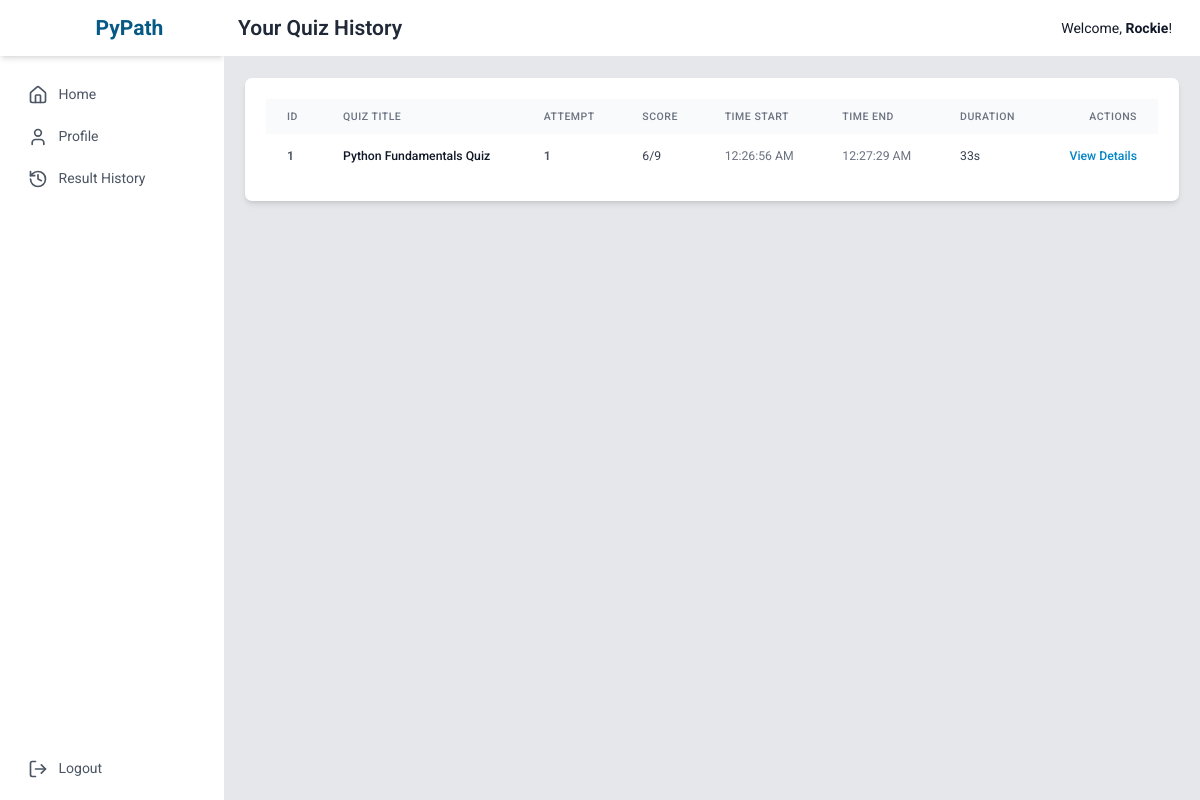
/history (signed in), run on an earlier commit of the app's database.
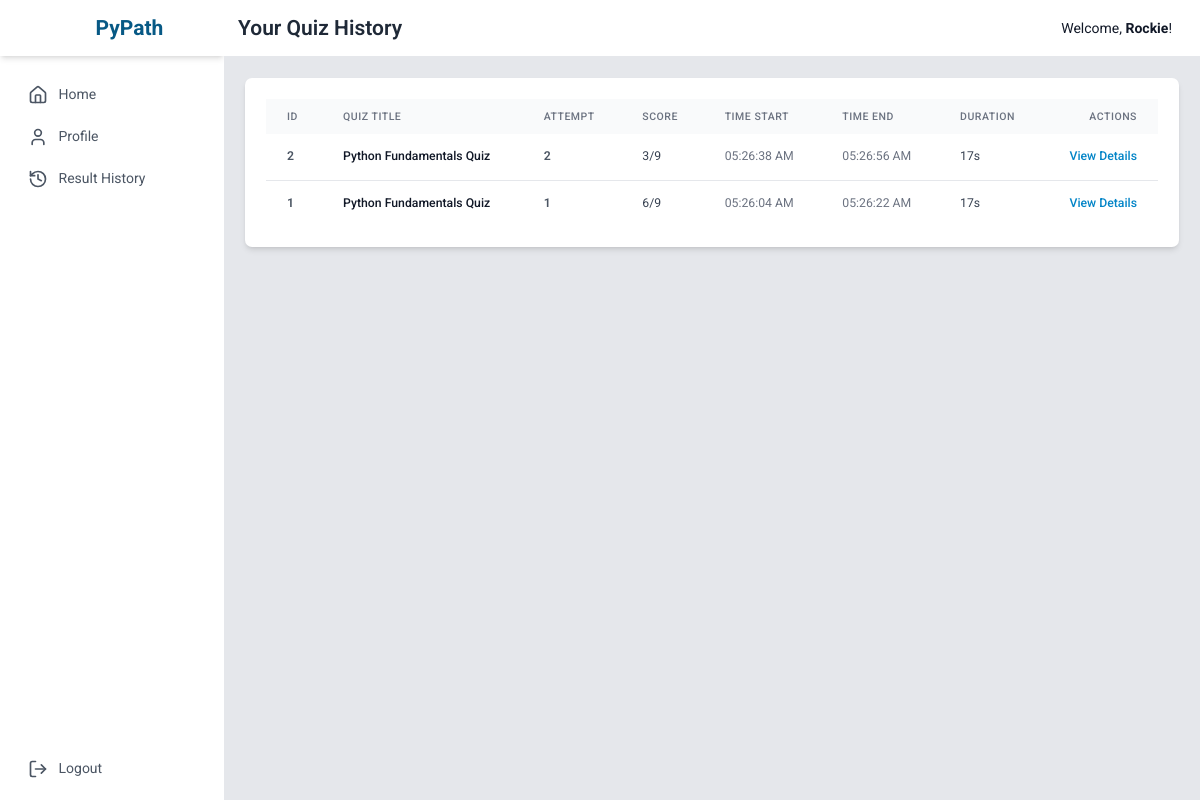
And on a later commit of the database.
### tables this page shows
CREATE TABLE results (
    id INTEGER PRIMARY KEY AUTOINCREMENT,
    user_id INTEGER NOT NULL,
    set_id INTEGER NOT NULL,
    score INTEGER NOT NULL,
    total_questions INTEGER NOT NULL,
    time_start DATETIME NOT NULL,
    timestamp DATETIME DEFAULT CURRENT_TIMESTAMP, -- This will serve as time_end
    FOREIGN KEY (user_id) REFERENCES users (id),
    FOREIGN KEY (set_id) REFERENCES question_sets (id)
);

CREATE TABLE question_sets (
    id INTEGER PRIMARY KEY AUTOINCREMENT,
    title TEXT NOT NULL,
    description TEXT
);

### app.py (the view)
@app.route('/history')
def student_result_history():
    if not get_user_id() or is_admin():
        return redirect(url_for('login'))
    conn = get_db_connection()
    history_raw = conn.execute('''
        SELECT qs.title, r.score, r.total_questions, r.time_start, r.timestamp as time_end, r.id as result_id,
               ROW_NUMBER() OVER(PARTITION BY r.set_id ORDER BY r.timestamp) as attempt_number
        FROM results r JOIN question_sets qs ON r.set_id = qs.id
        WHERE r.user_id = ? ORDER BY r.timestamp DESC
    ''', (get_user_id(),)).fetchall()
    history = []
    for row in history_raw:
        row_dict = dict(row)
        start_time = datetime.fromisoformat(row['time_start']) if isinstance(row['time_start'], str) else row['time_start']
        end_time = datetime.fromisoformat(row['time_end']) if isinstance(row['time_end'], str) else row['time_end']
        row_dict['duration'] = format_duration(start_time, end_time)
        row_dict['time_start_formatted'] = start_time.strftime('%I:%M:%S %p') if start_time else "N/A"
        row_dict['time_end_formatted'] = end_time.strftime('%I:%M:%S %p') if end_time else "N/A"
        history.append(row_dict)
    conn.close()
    return render_template('student/history.html', history=history)

### app.py (called while the page is built)
def get_db_connection():
    conn = sqlite3.connect('pypath.db', check_same_thread=False, detect_types=sqlite3.PARSE_DECLTYPES | sqlite3.PARSE_COLNAMES)
    conn.row_factory = sqlite3.Row
    return conn

def get_user_id():
    return session.get('user_id')

def is_admin():
    return session.get('is_admin', False)

def format_duration(start_time, end_time):
    if not isinstance(start_time, datetime) or not isinstance(end_time, datetime):
        return "N/A"
    duration = end_time - start_time
    total_seconds = int(duration.total_seconds())
    hours, remainder = divmod(total_seconds, 3600)
    minutes, seconds = divmod(remainder, 60)
    if hours > 0: return f"{hours}h {minutes}m {seconds}s"
    if minutes > 0: return f"{minutes}m {seconds}s"
    return f"{seconds}s"

### templates/student/history.html (shortened to what this page needs)
{% extends "layout.html" %}
{% block header %}Your Quiz History{% endblock %}
{% block content %}
<div class="bg-white p-6 rounded-lg shadow-md">
    <div class="overflow-x-auto">
        <table class="min-w-full bg-white">
            <thead class="bg-gray-50">
                <tr>
                    <th class="px-6 py-3 text-left text-xs font-medium text-gray-500 uppercase tracking-wider">ID</th>
                    <th class="px-6 py-3 text-left text-xs font-medium text-gray-500 uppercase tracking-wider">Quiz Title</th>
                    <th class="px-6 py-3 text-left text-xs font-medium text-gray-500 uppercase tracking-wider">Attempt</th>
                    <th class="px-6 py-3 text-left text-xs font-medium text-gray-500 uppercase tracking-wider">Score</th>
                    <th class="px-6 py-3 text-left text-xs font-medium text-gray-500 uppercase tracking-wider">Time Start</th>
                    <th class="px-6 py-3 text-left text-xs font-medium text-gray-500 uppercase tracking-wider">Time End</th>
                    <th class="px-6 py-3 text-left text-xs font-medium text-gray-500 uppercase tracking-wider">Duration</th>
                    <th class="px-6 py-3 text-right text-xs font-medium text-gray-500 uppercase tracking-wider">Actions</th>
                </tr>
            </thead>
            <tbody class="divide-y divide-gray-200">
                {% for row in history %}
                <tr>
                    <td class="px-6 py-4 whitespace-nowrap text-sm font-semibold text-gray-600">{{ row.result_id }}</td>
                    <td class="px-6 py-4 whitespace-nowrap text-sm font-medium text-gray-900">{{ row.title }}</td>
                    <td class="px-6 py-4 whitespace-nowrap text-sm font-semibold text-gray-600">{{ row.attempt_number }}</td>
                    <td class="px-6 py-4 whitespace-nowrap text-sm text-gray-700">{{ row.score }}/{{ row.total_questions }}</td>
                    <td class="px-6 py-4 whitespace-nowrap text-sm text-gray-500">{{ row.time_start_formatted }}</td>
                    <td class="px-6 py-4 whitespace-nowrap text-sm text-gray-500">{{ row.time_end_formatted }}</td>
                    <td class="px-6 py-4 whitespace-nowrap text-sm text-gray-700">{{ row.duration }}</td>
                    <td class="px-6 py-4 whitespace-nowrap text-right text-sm font-medium">
                        <a href="{{ url_for('results', result_id=row.result_id) }}" class="text-sky-600 hover:text-sky-900">View Details</a>
                    </td>
                </tr>
                {% else %}
                <tr>
                    <td colspan="8" class="px-6 py-4 text-center text-gray-500">You have not completed any quizzes yet.</td>
                </tr>
                {% endfor %}
            </tbody>
        </table>
    </div>
</div>
{% endblock %}

### templates/layout.html (shortened to what this page needs)
<!DOCTYPE html>
<html lang="en">
<head>
    <script src="https://cdn.tailwindcss.com"></script>
</head>
<body class="bg-gray-50 text-gray-900">
    <div class="flex h-screen bg-gray-100">
        <div class="hidden md:flex flex-col w-64 bg-white shadow-lg">
            <div class="flex items-center justify-center h-16 bg-white shadow-md">
                <i data-lucide="codepen" class="h-8 w-8 text-sky-600"></i>
                <span class="text-2xl font-bold text-sky-800 ml-2">PyPath</span>
            </div>
            <div class="flex flex-col flex-grow p-4">
                <nav class="flex flex-col flex-grow">
                    {% if session.is_admin %}
                    <a href="{{ url_for('dashboard') }}" class="flex items-center px-4 py-2 mt-2 text-gray-600 rounded-lg hover:bg-gray-200">
                        <i data-lucide="layout-dashboard" class="icon"></i><span class="ml-3">Dashboard</span>
                    </a>
                    <a href="{{ url_for('admin_questions') }}" class="flex items-center px-4 py-2 mt-2 text-gray-600 rounded-lg hover:bg-gray-200">
                        <i data-lucide="banknote" class="icon"></i><span class="ml-3">Question Bank</span>
                    </a>
                    <a href="{{ url_for('student_history') }}" class="flex items-center px-4 py-2 mt-2 text-gray-600 rounded-lg hover:bg-gray-200">
                        <i data-lucide="history" class="icon"></i><span class="ml-3">Student History</span>
                    </a>
                    {% else %}
                    <a href="{{ url_for('dashboard') }}" class="flex items-center px-4 py-2 mt-2 text-gray-600 rounded-lg hover:bg-gray-200">
                        <i data-lucide="home" class="icon"></i><span class="ml-3">Home</span>
                    </a>
                     <a href="{{ url_for('profile') }}" class="flex items-center px-4 py-2 mt-2 text-gray-600 rounded-lg hover:bg-gray-200">
                        <i data-lucide="user" class="icon"></i><span class="ml-3">Profile</span>
                    </a>
                    <a href="{{ url_for('student_result_history') }}" class="flex items-center px-4 py-2 mt-2 text-gray-600 rounded-lg hover:bg-gray-200">
                        <i data-lucide="history" class="icon"></i><span class="ml-3">Result History</span>
                    </a>
                    {% endif %}
                    <a href="{{ url_for('logout') }}" class="flex items-center px-4 py-2 mt-auto text-gray-600 rounded-lg hover:bg-red-200 hover:text-red-700">
                        <i data-lucide="log-out" class="icon"></i><span class="ml-3">Logout</span>
                    </a>
                </nav>
            </div>
        </div>
        <div class="flex flex-col flex-1 overflow-hidden">
            <header class="flex justify-between items-center p-4 bg-white border-b">
                <h1 class="text-2xl font-semibold text-gray-800">{% block header %}{% endblock %}</h1>
                <div class="flex items-center">
                    <span class="mr-4">Welcome, <strong>{{ session.first_name or session.username }}</strong>!</span>
                </div>
            </header>
            <main class="flex-1 overflow-x-hidden overflow-y-auto bg-gray-200 p-6">
                {% block content %}{% endblock %}
            </main>
        </div>
    </div>
</body>
</html>

### templates/layout.html (style rules this page uses)
html { font-size: 14px; }
body { font-family: 'Roboto', sans-serif; }
.icon { width: 20px; height: 20px; stroke-width: 2; }

What changed in the data, as far as the page shows it:
added results: result_id "2", title "Python Fundamentals Quiz", attempt_number "2", score "3", total_questions "9", time_start_formatted "05:26:38 AM", time_end_formatted "05:26:56 AM", duration "17s"
changed results id 1: time_start_formatted "12:26:56 AM" → "05:26:04 AM"; time_end_formatted "12:27:29 AM" → "05:26:22 AM"; duration "33s" → "17s"
